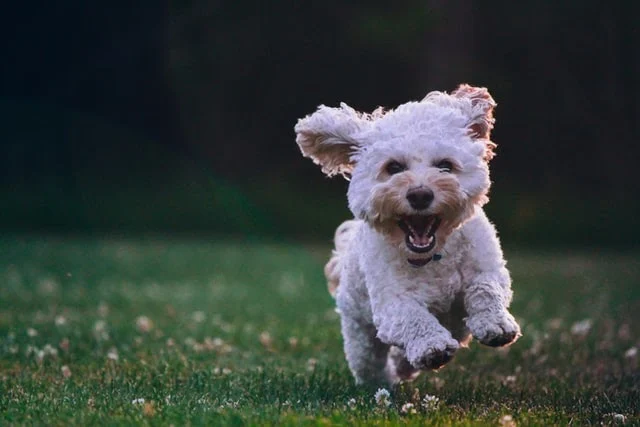
#> input picture sample.webp, 640 x 427 px
$ jupyter execute --allow-errors 'Image Histogram Thresholding.ipynb'
#> lines starting #> are read from the running program, lines starting #| are printed output that depends on the picture
[cell 1]
#Importing dependecies
import cv2
import numpy as np
import matplotlib.pyplot as plt

[cell 2]
img = cv2.imread('sample.webp')
#> img is the input picture: shape (427, 640, 3); mean B, G, R 59.4, 63.3, 55.1
plt.imshow(img)
print(img.shape)
#| (427, 640, 3)

[cell 3]
#Converting image to greyscale
gray_image = cv2.cvtColor(img, cv2.COLOR_BGR2GRAY)
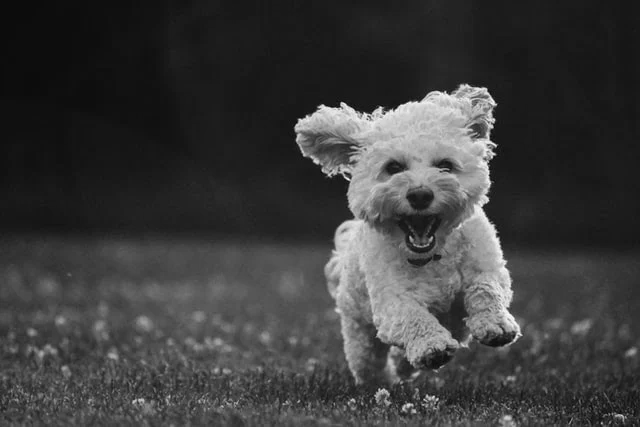
#> gray_image: shape (427, 640); min 1, max 253, mean 60.4
cv2.imshow("Greyscale Image",gray_image)
cv2.waitKey(0)
#> (the rest of this cell did not finish here and is left out)

[cell 4]
#Finding the histogram of the greyscale image
plt.hist(gray_image.ravel(),256,[0,256])
plt.show()
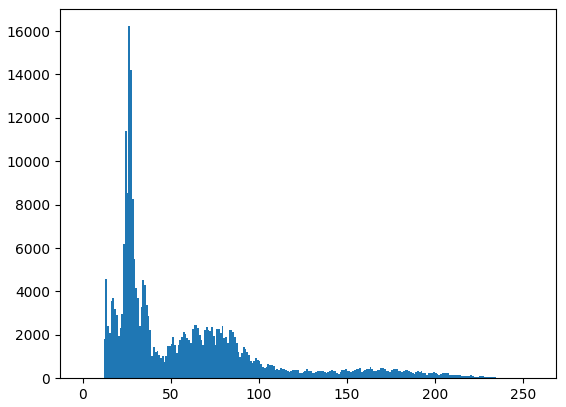
#> figure drawn by matplotlib, 1 panel; tallest bar 16226 high, from x = 26 to 27
